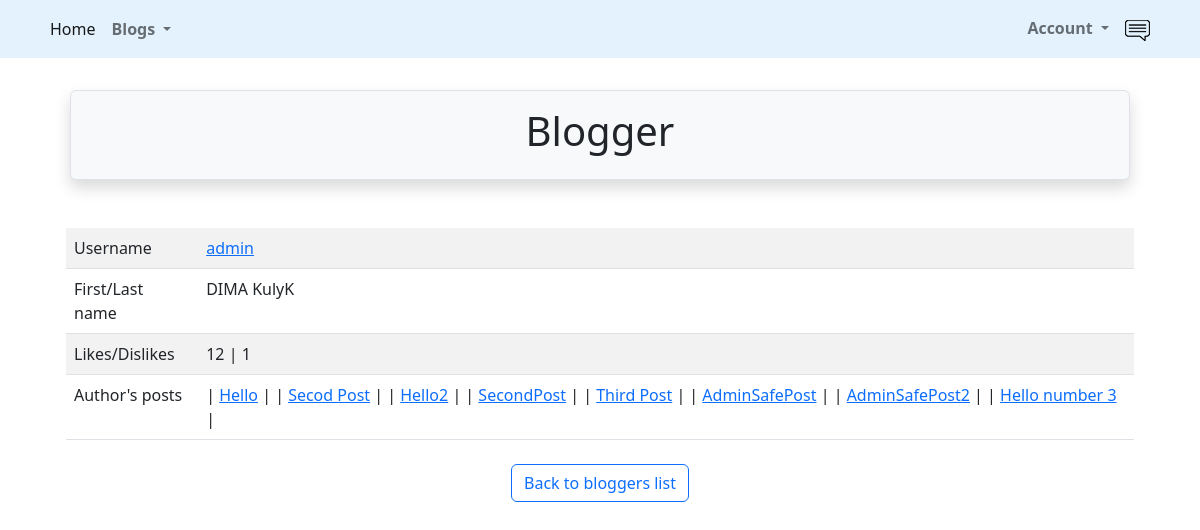
/posts/bloggers/blogger/1 (signed in), run on the app's committed database.
### src/accounts/models.py (models this page shows, shortened)
class User(AbstractUser):
    is_activated = models.BooleanField(default=True, db_index=True)
    avatar = models.ImageField(upload_to=avatar_place, default='profile/default.png')
    birthday = models.DateField(null=True, blank=True)
    city = models.CharField(max_length=50, null=True, blank=True)
    class Meta(AbstractUser.Meta):
        db_table = 'user'

### src/post/models.py (models this page shows, shortened)
class Posts(models.Model):
    uuid = models.UUIDField(default=uuid4, db_index=True, unique=True)
    title = models.CharField(max_length=30)
    author = models.ForeignKey(User, on_delete=models.CASCADE)
    text = models.TextField(max_length=1000)
    like = models.ManyToManyField(User, blank=True, related_name='likes')
    dislike = models.ManyToManyField(User, blank=True, related_name='dislikes')
    create_date = models.DateField(auto_now_add=True)
    class Meta:
        db_table = 'posts'

### src/post/views.py (the view)
# urls.py: path('bloggers/blogger/<int:pk>', BloggerDetails.as_view(), name='blogger_detail'),
class BloggerDetails(LoginRequiredMixin, DetailView):
    model = User
    template_name = 'bloggers/blogger_details.html'
    def get_context_data(self, **kwargs):
        context = super().get_context_data()
        context['likes'] = User.objects.filter(
            likes__author=self.kwargs['pk']).prefetch_related('likes')
        context['dislikes'] = User.objects.filter(
            dislikes__author=self.kwargs['pk']).prefetch_related('dislikes')
        context['posts'] = Posts.objects.filter(author_id=self.kwargs['pk']).order_by('create_date')
        return context

### src/post/templates/bloggers/blogger_details.html (shortened to what this page needs)
{% extends 'base.html' %}
{% block header %}
    Blogger {{ blogger.username|title }}
{% endblock %}
{% block content %}
    <div class="container">
        <div class="row">
            <div class="col-sm">
                <table class="table table-striped">
                    <tbody>
                        <tr>
                            <td>Username</td>
                            <td><a href="{% url 'accounts:bloggers_profile' user.pk %}">{{ user.username }}</a></td>
                        </tr>
                        <tr>
                            <td>First/Last name</td>
                            <td>{% if user.last_name %} {{ user.first_name }} {{ user.last_name }}
                            {% else %} This field is empty {% endif %}</td>
                        </tr>
                        <tr>
                            <td>Likes/Dislikes</td>
                            <td>{{ likes.count }} | {{ dislikes.count }}</td>
                        </tr>
                        <tr>
                            <td>Author's posts</td>
                            <td>{% if posts %}{% for post in posts %} | <a href="{% url 'posts:detail' uuid=post.uuid %}">
                                    {{ post.title }}</a> |
                            {% endfor %} {% else %} Blogger didn't make any posts yet {% endif %}</td>
                        </tr>
                    </tbody>
              </table>
            </div>
        </div>
    <div align="center">
                <a class="btn btn-outline-primary m-2" href="{% url 'posts:blogger_list' %}">Back to bloggers list</a>
        </div>
{% endblock %}

### data on the page
User: username "admin", first_name "DIMA", last_name "KulyK"
Posts: title "Hello"
Posts: title "Secod Post"
Posts: title "Hello2"
Posts: title "SecondPost"
Posts: title "Third Post"
Posts: title "AdminSafePost"
Posts: title "AdminSafePost2"
Posts: title "Hello number 3"

### other printed values
{{ likes.count }} "12"
{{ dislikes.count }} "1"
